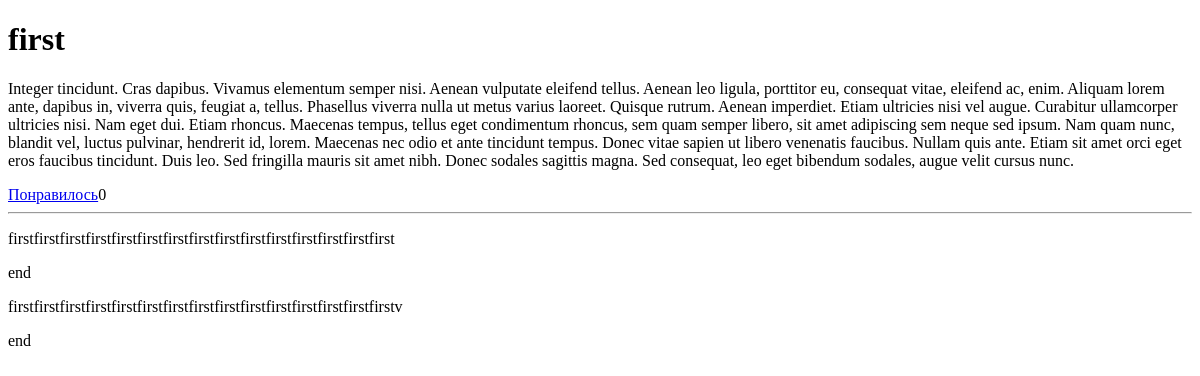
Before: /articles/get/1 with the older database file.
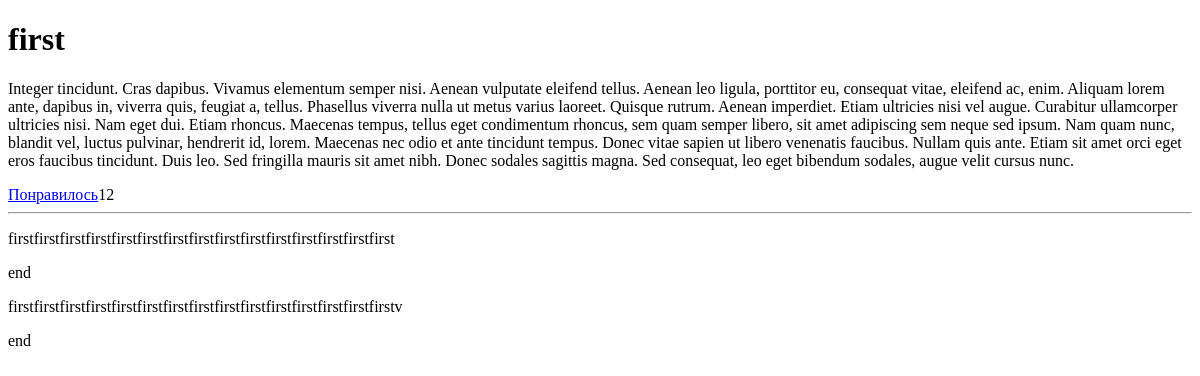
After: the same page with the newer database file.
### article/models.py (models this page shows)
class Article(models.Model):
    class Meta():
        db_table = 'article'
    article_title = models.CharField(max_length=200)
    article_text = models.TextField()
    article_date = models.DateTimeField()
    article_likes = models.IntegerField(default=0)

### article/views.py (the view)
# urls.py: url(r'^articles/get/(?P<article_id>\d+)$', views.articleSingle, name='articleSingle'),
def articleSingle(request, article_id=1):
    article = Article.objects.get(id=article_id)
    comments = Comments.objects.filter(comments_article_id=article_id)
    return render(request, 'article.html', {'article': article, 'comments': comments})

### templates/article.html (shortened to what this page needs)
<!DOCTYPE html>
<html lang="en">
<head>
</head>
<body>
<h1>{{ article.article_title }}</h1>
<p>{{ article.article_text }}</p>
<a href="/article/addlike/{{ article.id }}">Понравилось</a><span>{{ article.article_likes }}</span>
<hr>
{% for item in comments %}
<p>{{ item.comments_text }}</p>
<span>end</span>
{% endfor %}
</body>
</html>

Changed rows visible on the page:
changed Article "first": article_likes "0" → "12"
